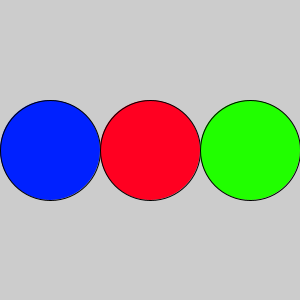
Frame 1 (no input)
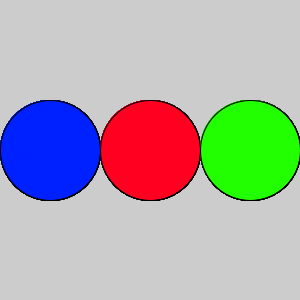
Frame 60 (the mouse pressed at the canvas centre just before this capture)
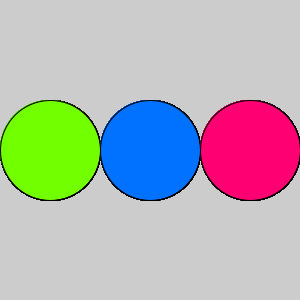
Frame 120 (the mouse held since frame 60 and released just before this capture)

The Processing sketch that drew these frames (run headless with seeded random() and noise(); from frame 60 on, the mouse is pressed at the canvas centre):

// Processing sketch: ex12_pde
// ── ex12_pde.pde
int h;

void setup (){
  size(300, 300);
  colorMode(HSB, 360, 100, 100);
  h = int(random(0, 360));
}

void draw(){
  fill(h, 100, 100);
  ellipse(50, 150, 100, 100);
  if (h <= 240) fill(h + 120, 100, 100);
  else fill(120 - 360 + h, 100, 100);
  ellipse(150, 150, 100, 100); 
  if (h <= 120) fill(h + 240, 100, 100);
  else fill(240 - 360 + h, 100, 100);
  ellipse(250, 150, 100, 100); 
}

void mousePressed(){
  h = int(random(0, 360));
}
